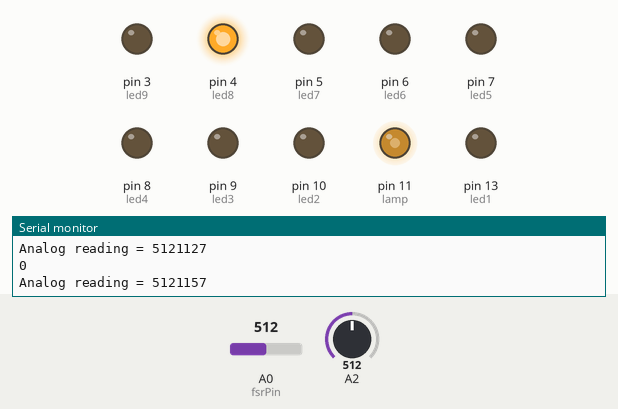
This sketch was run on a simulated Arduino Uno, built with avr-gcc and run on an emulated ATmega328P. On the bench: output pins drawn as LEDs (lit = HIGH), the last lines printed to the serial monitor. The inputs (shaded band) are chosen by the test bench; at power-on: A0 (fsrPin) = 512, A2 = 512.

Above: at 1.2 s.
1.3 s: A0 (fsrPin) set to 490
At 2.5 s:
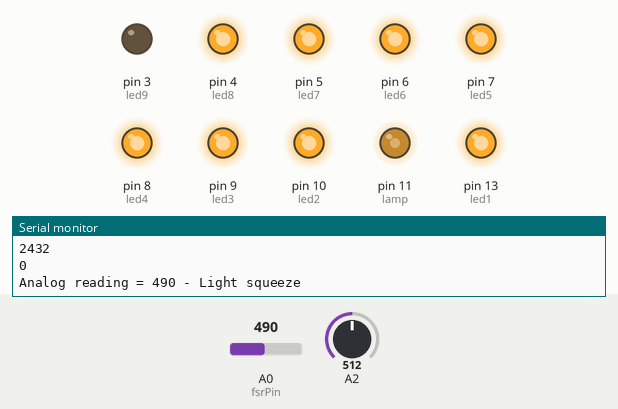
2.8 s: A2 set to 716
At 3.6 s:
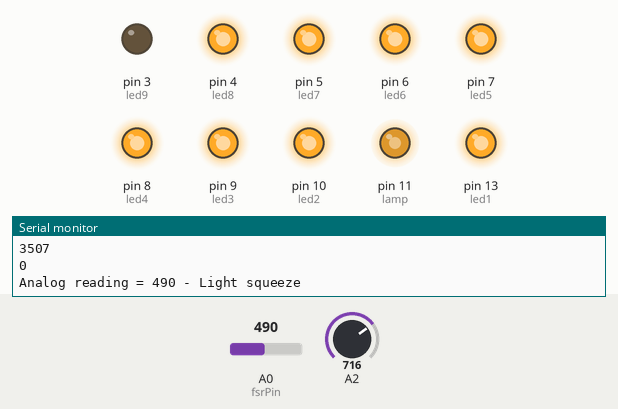
4.3 s: A0 (fsrPin) set to 716
At 4.7 s:
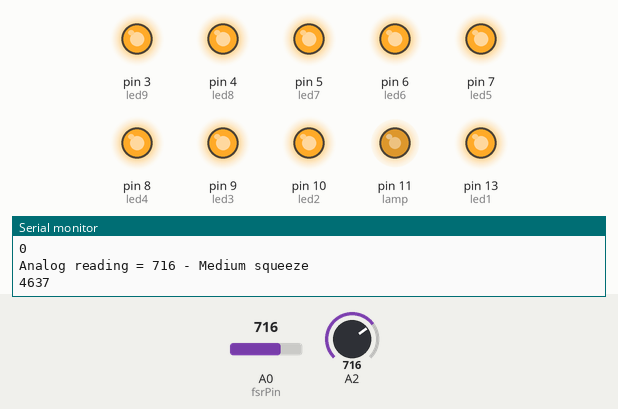
5.8 s: A0 (fsrPin) set to 40
At 6.2 s:
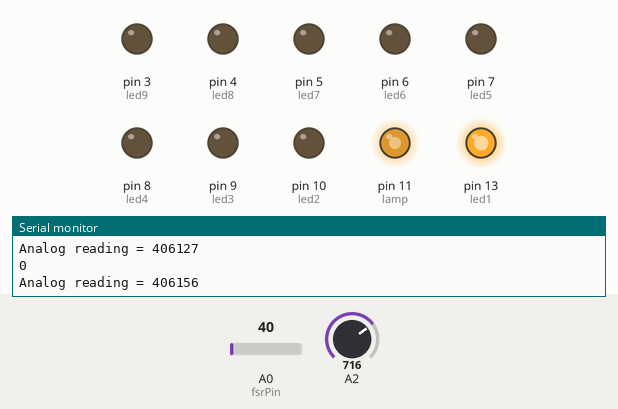
7.3 s: A0 (fsrPin) set to 122
At 8.0 s:
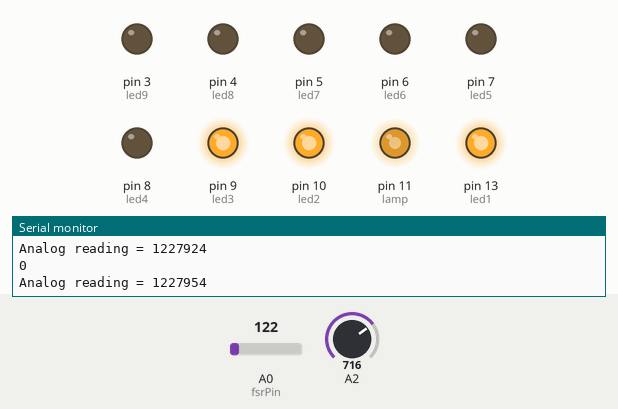
8.8 s: A0 (fsrPin) set to 160
At 10.1 s:
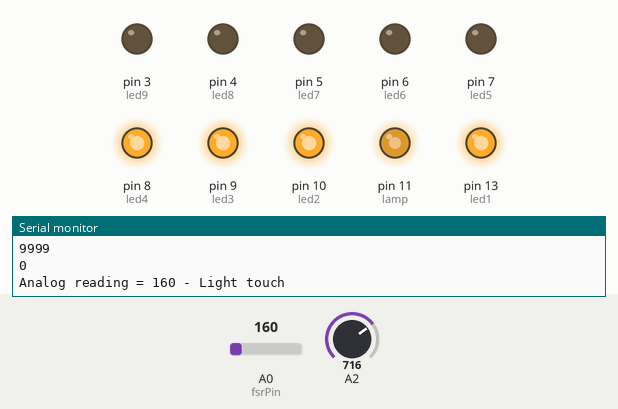
Timing chart, 0 to 11.3 s (numbered marks = the images above; inputs shaded):
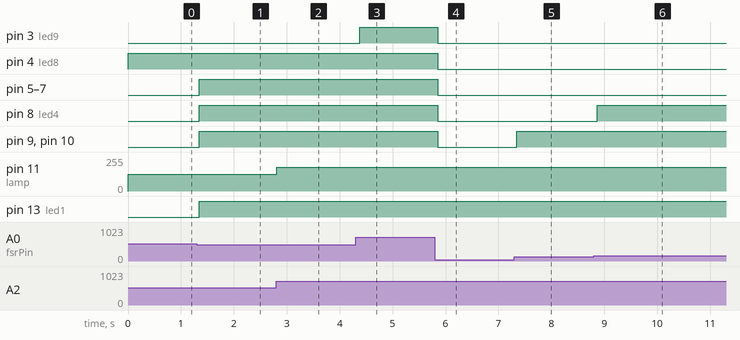

Measured:
- after the input at 1.3 s, pin 5 (led7), pin 6 (led6), pin 7 (led5), pin 8 (led4), pin 9 (led3), pin 10 (led2), pin 13 (led1): LOW → HIGH after 0.05 s
- after the input at 2.8 s, pin 11 (lamp): 127/255 → 178/255 at once
- after the input at 4.3 s, pin 3 (led9): LOW → HIGH after 0.08 s
- after the input at 5.8 s, pin 3 (led9), pin 4 (led8), pin 5 (led7), pin 6 (led6), pin 7 (led5), pin 8 (led4), pin 9 (led3), pin 10 (led2): HIGH → LOW after 0.06 s
- after the input at 7.3 s, pin 9 (led3), pin 10 (led2): LOW → HIGH at once
- after the input at 8.8 s, pin 8 (led4): LOW → HIGH after 0.07 s

The sketch:

pressure_sensor_arduino_bar_led.ino
```cpp
int fsrPin = 0;     // the FSR and 10K pulldown are connected to a0
int fsrReading;     // the analog reading from the FSR resistor divider
int led1 = 13;
int led2 = 10;
int led3 = 9;
int led4 = 8;
int led5 = 7;
int led6 = 6;
int led7 = 5;
int led8 = 4;
int led9 = 3;
int numleds;
int ledArray[9] = {led1 ,led2 ,led3 ,led4 ,led5 ,led6 ,led7 ,led8 ,led9};
int brightness_sensor = A1;
int lamp = 11;
int laston = 0;


void setup(void) {
  // We'll send debugging information via the //Serial monitor
  Serial.begin(9600);
  pinMode(led1, OUTPUT);
  pinMode(led2, OUTPUT);
  pinMode(led3, OUTPUT);
  pinMode(led4, OUTPUT);
  pinMode(led5, OUTPUT);
  pinMode(led6, OUTPUT);
  pinMode(led7, OUTPUT);
  pinMode(led8, OUTPUT);
  pinMode(led9, OUTPUT);
  pinMode(lamp, OUTPUT);
}

void loop(void) {
  int fsrReading = analogRead(fsrPin);

  Serial.print("Analog reading = ");
  Serial.print(fsrReading);     // the raw analog reading

  // We'll have a few threshholds, qualitatively determined
  if (fsrReading < 10) {
    Serial.println(" - No pressure");
  } else if (fsrReading < 50){
    ledCrontol(1,0,0,0,0,0,0,0,0);
//    digitalWrite(ledArray[0], HIGH);
  }
  else if (fsrReading < 100){
//    digitalWrite(ledArray[1], HIGH);
    ledCrontol(1,1,0,0,0,0,0,0,0);
  }
  else if (fsrReading < 150){
//    digitalWrite(ledArray[2], HIGH);
    ledCrontol(1,1,1,0,0,0,0,0,0);
  }
  else if (fsrReading < 200) {
    Serial.println(" - Light touch");
    ledCrontol(1,1,1,1,0,0,0,0,0);

//    digitalWrite(ledArray[3], HIGH);
  }
  else if (fsrReading < 300){
//    digitalWrite(ledArray[4], HIGH);
      ledCrontol(1,1,1,1,1,0,0,0,0);
      analogWrite(lamp, 200);
  }
  else if (fsrReading < 400) {
//    digitalWrite(ledArray[5], HIGH);
    ledCrontol(1,1,1,1,1,1,1,0,0);
  }
  else if (fsrReading < 500) {
    Serial.println(" - Light squeeze");
//    digitalWrite(ledArray[6], HIGH);
    ledCrontol(1,1,1,1,1,1,1,1,0);
  }
  else if (fsrReading < 700){
    digitalWrite(ledArray[7], HIGH);
  }
  else if (fsrReading < 800) {
    Serial.println(" - Medium squeeze");
//    digitalWrite(ledArray[8], HIGH);
    ledCrontol(1,1,1,1,1,1,1,1,1);
  }
  else {
    Serial.println(" - Big squeeze");
//    digitalWrite(ledArray[9], HIGH);
    ledCrontol(1,1,1,1,1,1,1,1,1);
  }
  if (fsrReading > 150){
      int laston = millis();
      int value = analogRead(A2);
      value = map(value, 0, 1023, 0, 255);
      analogWrite(lamp, value);
  }
  if (laston + 100000 < millis()) {
    analogWrite(lamp, 0);
  }
  delay(10);
  Serial.println(millis());
  Serial.println(laston);
}

void ledCrontol(int l1, int l2, int l3, int l4, int l5, int l6, int l7, int l8, int l9){

  digitalWrite(ledArray[0], l1);
  digitalWrite(ledArray[1], l2);
  digitalWrite(ledArray[2], l3);
  digitalWrite(ledArray[3], l4);
  digitalWrite(ledArray[4], l5);
  digitalWrite(ledArray[5], l6);
  digitalWrite(ledArray[6], l7);
  digitalWrite(ledArray[7], l8);
  digitalWrite(ledArray[8], l9);
}
```
